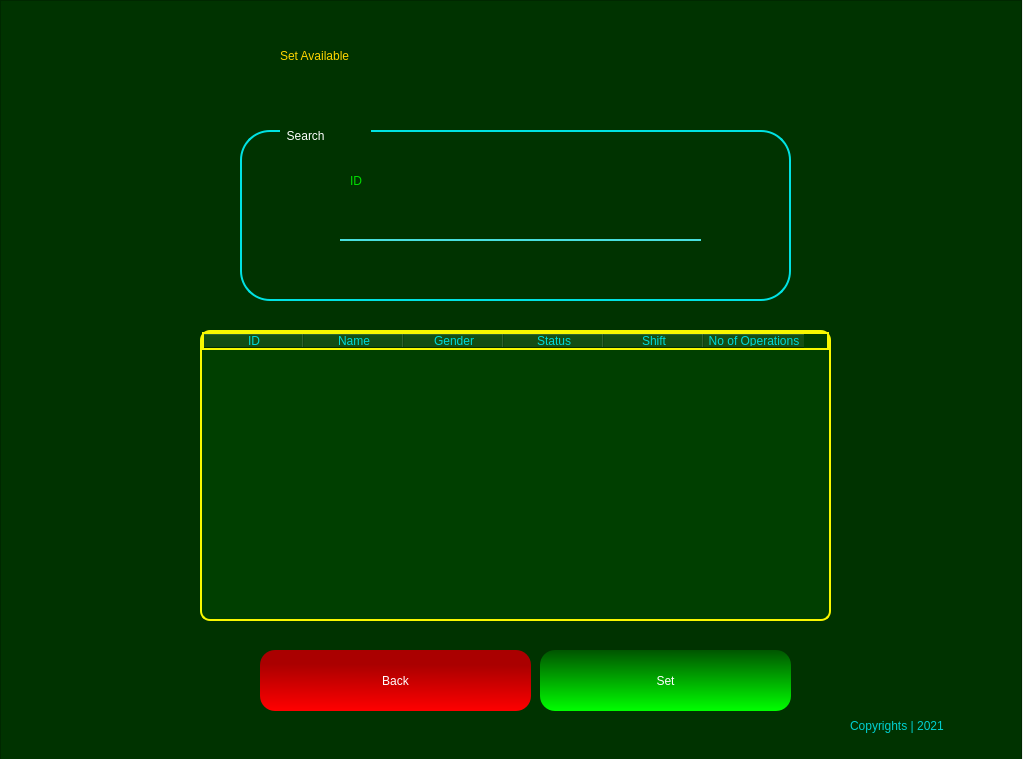
<?xml version="1.0" encoding="UTF-8"?>
<ui version="4.0">
 <class>Form</class>
 <widget class="QWidget" name="Form">
  <property name="geometry">
   <rect>
    <x>0</x>
    <y>0</y>
    <width>1023</width>
    <height>759</height>
   </rect>
  </property>
  <property name="windowTitle">
   <string>Form</string>
  </property>
  <widget class="QFrame" name="frame">
   <property name="geometry">
    <rect>
     <x>0</x>
     <y>0</y>
     <width>1022</width>
     <height>761</height>
    </rect>
   </property>
   <property name="styleSheet">
    <string notr="true">QFrame{

background-color: rgb(0, 51, 0);
color: rgb(0, 0, 0);

}
</string>
   </property>
   <property name="frameShape">
    <enum>QFrame::StyledPanel</enum>
   </property>
   <property name="frameShadow">
    <enum>QFrame::Raised</enum>
   </property>
   <widget class="QLabel" name="label_5">
    <property name="geometry">
     <rect>
      <x>280</x>
      <y>20</y>
      <width>441</width>
      <height>71</height>
     </rect>
    </property>
    <property name="styleSheet">
     <string notr="true">font: 87 36pt &quot;Arial Black&quot;;
color: rgb(255, 213, 0);</string>
    </property>
    <property name="text">
     <string>Set Available</string>
    </property>
   </widget>
   <widget class="QLabel" name="label_7">
    <property name="geometry">
     <rect>
      <x>30</x>
      <y>670</y>
      <width>71</width>
      <height>61</height>
     </rect>
    </property>
    <property name="styleSheet">
     <string notr="true">background-image: url(:/newPrefix/—Pngtree—red and black logo_5517319.png);</string>
    </property>
    <property name="text">
     <string/>
    </property>
    <property name="pixmap">
     <pixmap resource="mainLogo.qrc">:/newPrefix/—Pngtree—red and black logo_5517319.png</pixmap>
    </property>
    <property name="scaledContents">
     <bool>true</bool>
    </property>
   </widget>
   <widget class="QLabel" name="label_8">
    <property name="geometry">
     <rect>
      <x>850</x>
      <y>710</y>
      <width>161</width>
      <height>31</height>
     </rect>
    </property>
    <property name="styleSheet">
     <string notr="true">font: 25 12pt &quot;Bahnschrift Light&quot;;
color: rgb(0, 208, 208);</string>
    </property>
    <property name="text">
     <string>Copyrights | 2021</string>
    </property>
   </widget>
   <widget class="QPushButton" name="backBtn">
    <property name="geometry">
     <rect>
      <x>260</x>
      <y>650</y>
      <width>271</width>
      <height>61</height>
     </rect>
    </property>
    <property name="styleSheet">
     <string notr="true">QPushButton{
background-color: qlineargradient(spread:pad, x1:0.512, y1:0.238636, x2:0.493, y2:1, stop:0 rgba(170, 0, 0, 255), stop:1 rgba(255, 0, 0, 255));
border-radius:15px;
color: #FFF;
	font: 75 14pt &quot;Microsoft PhagsPa&quot;;

}

QPushButton:hover{

	background-color: rgb(138, 0, 0);
}</string>
    </property>
    <property name="text">
     <string>Back</string>
    </property>
   </widget>
   <widget class="QTableWidget" name="tableWidget">
    <property name="geometry">
     <rect>
      <x>200</x>
      <y>330</y>
      <width>631</width>
      <height>291</height>
     </rect>
    </property>
    <property name="styleSheet">
     <string notr="true">border: 2px solid rgb(248, 248, 0);
border-radius: 10px;
background-color: rgb(0, 63, 0);
color: rgb(0, 217, 217);</string>
    </property>
    <column>
     <property name="text">
      <string>ID</string>
     </property>
    </column>
    <column>
     <property name="text">
      <string>Name</string>
     </property>
    </column>
    <column>
     <property name="text">
      <string>Gender</string>
     </property>
    </column>
    <column>
     <property name="text">
      <string>Status</string>
     </property>
    </column>
    <column>
     <property name="text">
      <string>Shift</string>
     </property>
    </column>
    <column>
     <property name="text">
      <string>No of Operations</string>
     </property>
    </column>
   </widget>
   <widget class="QFrame" name="frame_2">
    <property name="geometry">
     <rect>
      <x>240</x>
      <y>130</y>
      <width>551</width>
      <height>171</height>
     </rect>
    </property>
    <property name="styleSheet">
     <string notr="true">QFrame{

border: 2px solid rgb(0, 226, 226);
border-radius: 30px;

}</string>
    </property>
    <property name="frameShape">
     <enum>QFrame::StyledPanel</enum>
    </property>
    <property name="frameShadow">
     <enum>QFrame::Raised</enum>
    </property>
    <widget class="QLabel" name="label_2">
     <property name="geometry">
      <rect>
       <x>40</x>
       <y>-10</y>
       <width>91</width>
       <height>31</height>
      </rect>
     </property>
     <property name="styleSheet">
      <string notr="true">border: none;
font: 12pt &quot;MS Shell Dlg 2&quot;;
color: rgb(255, 255, 255);</string>
     </property>
     <property name="text">
      <string>  Search</string>
     </property>
    </widget>
    <widget class="QLabel" name="label">
     <property name="geometry">
      <rect>
       <x>110</x>
       <y>30</y>
       <width>231</width>
       <height>41</height>
      </rect>
     </property>
     <property name="styleSheet">
      <string notr="true">font: 16pt &quot;Myanmar Text&quot;;
color: rgb(0, 222, 0);
border: none;</string>
     </property>
     <property name="text">
      <string>ID</string>
     </property>
    </widget>
    <widget class="QLineEdit" name="idTxt">
     <property name="geometry">
      <rect>
       <x>100</x>
       <y>70</y>
       <width>361</width>
       <height>41</height>
      </rect>
     </property>
     <property name="styleSheet">
      <string notr="true">QLineEdit{
background-color: rgb(0, 51, 0);
border-top:none;
border-left: none;
border-right: none;
border-bottom: 2px solid rgb(74, 224, 222);

}

QLineEdit:hover{


border-bottom: 2px solid rgb(29, 89, 89);

}</string>
     </property>
    </widget>
   </widget>
   <widget class="QPushButton" name="setBtn">
    <property name="geometry">
     <rect>
      <x>540</x>
      <y>650</y>
      <width>251</width>
      <height>61</height>
     </rect>
    </property>
    <property name="styleSheet">
     <string notr="true">QPushButton{
background-color: qlineargradient(spread:pad, x1:0.498, y1:0, x2:0.507, y2:1, stop:0 rgba(0, 85, 0, 255), stop:1 rgba(0, 255, 0, 255));
border-radius:15px;
color: #FFF;
	font: 75 14pt &quot;Microsoft PhagsPa&quot;;

}

QPushButton:hover{

	background-color: rgb(0, 118, 0);
}</string>
    </property>
    <property name="text">
     <string>Set</string>
    </property>
   </widget>
  </widget>
 </widget>
 <resources>
  <include location="mainLogo.qrc"/>
  <include location="mainLogo.qrc"/>
 </resources>
 <connections/>
</ui>
